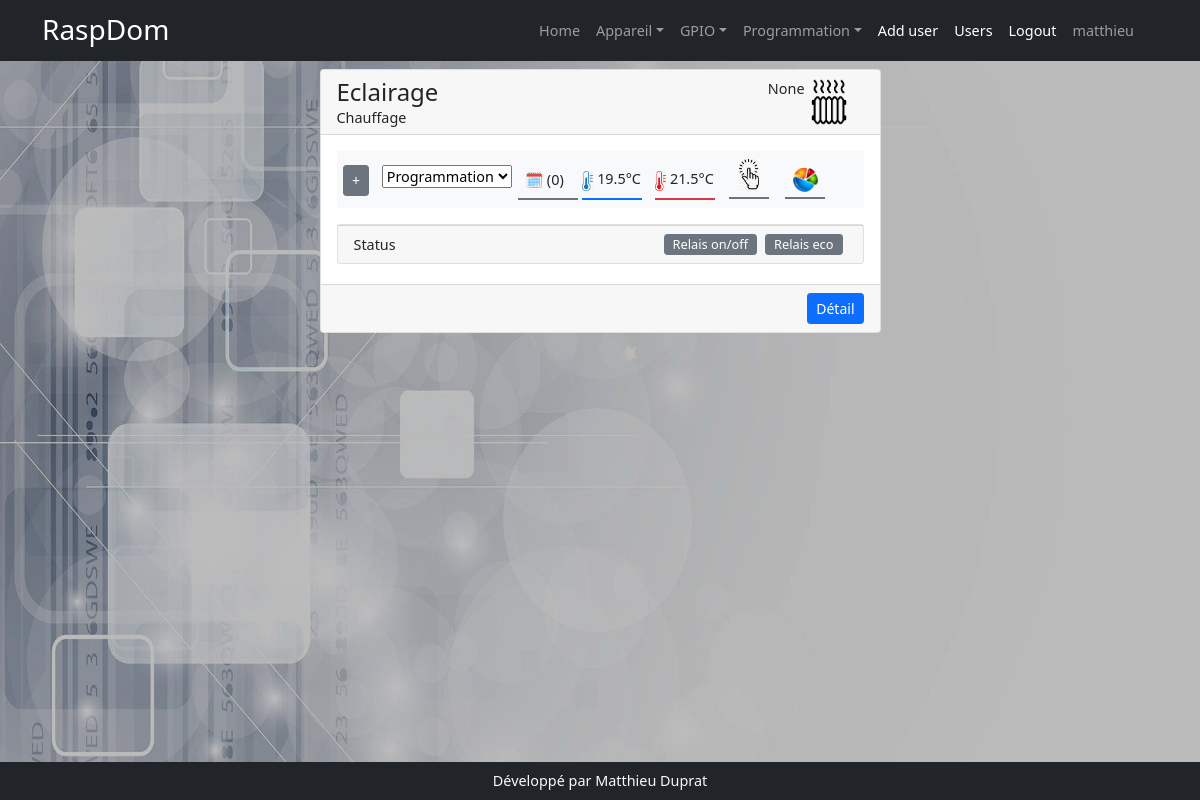
Screenshot of / (signed in) with the database file from the repository.
### models.py (models this page shows, shortened)
class User(UserMixin, db.Model):
    id = db.Column(db.Integer(), primary_key=True)
    username = db.Column(db.String(200))
    first_name = db.Column(db.String(200))
    last_name = db.Column(db.String(200))
    email = db.Column(db.String(200))
    password = db.Column(db.String(200))

class Appareil(db.Model):
    id = db.Column(db.Integer, primary_key=True)
    nom = db.Column(db.String(200))
    description = db.Column(db.String(200))
    categorieappareil = db.Column(db.String(200), nullable=True)
    sortie = db.Column(db.String(200), nullable=True)
    image = db.Column(db.String(200), nullable=True)
    gpios = db.relationship('Gpio', backref='appareil', lazy=True)
    order_gpio = db.Column(db.String(200))
    nbre_gpio = db.Column(db.Integer)
    programmations = db.relationship('Programmation', backref='appareil_programmation', lazy=True)
    mode_de_marche = db.relationship('ModeDeMarche',  uselist=False,  backref='appareil_mode_de_marche', lazy=True)
    auto = db.relationship('Auto', uselist=False, backref='appareil_auto', lazy=True)
    sonde_id = db.Column(db.Integer, db.ForeignKey('sonde.id'))
    sonde = db.relationship('Sonde', uselist=False, backref='appareil_sonde', lazy=True)
    manuel = db.relationship('Manuel', uselist=False, backref='appareil_ordre', lazy=True)
    label = db.Column(db.String(250))
    sonde_actived = db.Column(db.Boolean,default=False, nullable=False)
    mf = db.relationship('Mf',  cascade="delete",uselist=False, backref='app_mf', lazy=True)

class Gpio(db.Model):
    id = db.Column(db.Integer, primary_key=True)
    nom = db.Column(db.String(200))
    mode = db.Column(db.String(10))
    valeur = db.Column(db.String(10))
    info = db.Column(db.String(200))
    appareil_id = db.Column(db.Integer, db.ForeignKey('appareil.id'), nullable=True, default='')

### app.py (the view)
@app.route('/')
@login_required
def index():
    appareils = Appareil.query.all()
    labels = dict()
    instances = list()
    for appareil in appareils:
        instances.append({'modelAppareil':appareil,'instanceAppareil':(globals()[appareil.categorieappareil])})
    gpios = Gpio.query.order_by('appareil_id').all()
    programmations = Programmation.query.order_by('appareil').all()
    return render_template('index.html', appareils=appareils, gpios=gpios, programmations=programmations, instances=instances)

### app.py (called while the page is built)
@login_manager.user_loader
def user_load(user_id):
    return User.query.get(user_id)

### templates/index.html (shortened to what this page needs)
{% extends 'base.html' %}
{% block style %}
    <link href="{{ url_for('static', filename='css/media_query.css') }}" rel="stylesheet" />
{% endblock %}
{% block content %}
<div class="row row-cols-1 row-cols-md-2 rows-cols-lg-3 pb-2 g-4 mx-auto">
    {% for instance in instances %}
      <div class="col mx-auto" style="max-width:585px">
        <div class="card ">
            <div class="card-header d-flex justify-content-between" style="height:65px">
                <div class="">
                    <h2 class="m-0">{{instance.modelAppareil.nom}}</h2>
                    <span>{{instance.instanceAppareil.label.__doc__}}</span>
                </div>
                <div class="d-flex">
                    <div id="md-mdmr{{instance.modelAppareil.id}}">{{instance.modelAppareil.sortie}}</div>
                    {% if instance.modelAppareil.categorieappareil=='Eclairage' %}
                    <span style="width:47px">
                        <img src="{{url_for('static',filename='assets/ampoule.png')}}"  height="100%">
                    </span>
                    {% elif instance.modelAppareil.categorieappareil=='ChauffageR' %}
                     <span style="width:47px; margin-right:0.75rem">
                        <img src="{{url_for('static',filename='assets/radiator.png')}}"  height="100%">
                    </span>
                    {% elif instance.modelAppareil.categorieappareil=='ChauffeEau' %}
                    <span style="width:47px; margin-right:0.75rem">
                        <img src="{{url_for('static',filename='assets/ce.png')}}"  height="100%">
                    </span>
                    {% else %}
                    <span style="width:47px; margin-right:0.75rem">
                      {{instance.modelAppareil.categorieappareil}}
                    </span>
                    {% endif %}
                </div>
            </div>
            <div class="card-body ">
                <div class="row d-flex bg-light text-dark justify-content-start py-2 mb-3 mx-auto" >
                    <div class="col-12 col-md-6 d-flex mx-0 px-0" style="width:max-content">
                    <div class="btn btn-sm btn-secondary md-btn-display md-panel" data-target="md-table-{{instance.modelAppareil.id}}" style="height:max-content">+</div>
                    <form class="" action="" method="post" enctype="multipart/form-data">
                        <select name="mdm" id="" class="md-panel"  data-appareil="{{instance.modelAppareil.id}}">
                            {% for data in instance.instanceAppareil.choices_mdm %}
                            <option value="{{data[0]}}" {% if data[0]==instance.modelAppareil.mode_de_marche.mode_de_marche %} selected="" {% endif %}>{{data[1]}}</option>
                            {% endfor %}
                        </select>
                    </form>
                    <div data-bs-toggle="modal" data-bs-target="#exampleModal" data-appareil="{{instance.modelAppareil.id}}"
                         data-span="md-calendar-{{instance.modelAppareil.id}}"
                         class=" {% if instance.modelAppareil.mode_de_marche.mode_de_marche!='prog' %} d-none {%endif %} border-bottom border-secondary border-2"
                         style="cursor:pointer;height:max-content; margin-top:3px; padding:7px 7px; width:60px" >🗓 ({{instance.modelAppareil.programmations|length}})</div>
                    </div>
                    <div class="col-12 col-md-6 d-flex mx-0 px-0" style="width:max-content">
                    {% if instance.modelAppareil.sonde %}
                        {% if instance.modelAppareil.sonde_actived == True %}
                            {% set toto = 'z-index:8' %}
                            {% else %}
                            {% set toto = 'z-index:-4' %}
                        {%endif%}
                    <div class=" d-flex flex-row  px-0" style={{toto}} data-md-card-appareil="{{instance.modelAppareil.id}}">
                        <div style="cursor: pointer;text-align:left" class=" ms-1 md-panel border-bottom border-primary border-2 ">
                            <div data-target-cursor="md-cursoreco-{{instance.modelAppareil.id}}" class="md-setting"
                                 style="width:60px;margin-top: 3px;padding-bottom: 7px;">
                                <img height="20px" src="{{url_for('static',filename='assets/froid.jpg')}}"}} alt="">
                                <span data-target-cursor="md-cursoreco-{{instance.modelAppareil.id}}" class="" type="text" name=""
                                      id="eco-{{instance.modelAppareil.id}}"
                                      style="cursor: pointer;width:33px; border:none" ></span>°C
                            </div>
                        </div>
                        <div style="cursor: pointer;text-align:left; width:60px;" class=" md-panel border-bottom border-danger border-2">
                            <div data-target-cursor="md-cursorconfort-{{instance.modelAppareil.id}}"  class="md-setting"
                            style="margin-top: 3px;padding-bottom: 7px;"><img height="20px" src="{{url_for('static',filename='assets/chaud.jpg')}}"}} alt="">
                                <span data-target-cursor="md-cursorconfort-{{instance.modelAppareil.id}}" class="" type="text" name=""
                                      id="confort-{{instance.modelAppareil.id}}"
                                      style="cursor: pointer;width:33px; border:none" ></span>°C
                            </div>
                        </div>
                    </div>
                    {% endif %}
                            <div style="width:40px; height:40px" class=" text-center mx-2 border-bottom border-2 border-secondary">
                        <img data-marcheforce="{{instance.modelAppareil.id}}"  data-bs-toggle="modal" data-bs-target="#exampleModal"  style=" cursor:pointer" title="Marche Forcée"  src="{{url_for('static',filename='assets/mf.jpg')}}" height="31px">
                    </div>
                    <div class="mx-2 border-bottom border-2 border-secondary text-center" style="width:40px; height:40px">
                        <img style="padding-bottom: 5px;margin-top: 9px;" data-targethistogramme="{{instance.modelAppareil.id}}" src="{{url_for('static',filename='assets/histogramme.png')}}" width="25px">
                    </div>
                    </div>
                </div>
                <div class="md-status mt-2" >
                    <div class="card px-0"  >
                        <div class="card-footer d-flex ">Status
                            <div class="d-flex justify-content-end w-100 ">
                                {% for gpio in instance.modelAppareil.gpios %}
                                    <div style="font-size:0.8rem " class="btn btn-sm btn-secondary mx-1 py-0" data-gpio="{{gpio.valeur}}">{{gpio.info}}</div>
                                {% endfor %}
                            </div>
                        </div>
                    </div>
                </div>
            </div>
            <div style="font-size:10px" class="card-footer text-end mt-1 d-flex justify-content-end" >
                <div class="w-25" >
                    <a href="{{url_for('edit_appareil', appareil_id=instance.modelAppareil.id)}}" class="btn btn-sm btn-primary " target="_blanck">Détail</a>
                </div>
            </div>
        </div>
      </div>
    {% endfor %}
</div>
{% endblock %}

### templates/base.html (shortened to what this page needs)
<!DOCTYPE html>
<html lang="fr">
    <head>
        <link href="{{ url_for('static', filename='css/styles.css') }}" rel="stylesheet" />
        {% block style %}
        {% endblock %}
    </head>
    <body>
    <img id="img-bck" src="{{ url_for('static', filename='assets/domo.jpg') }}">
        <nav class="navbar navbar-expand-lg navbar-dark bg-dark">
            <div class="container">
                <a class="navbar-brand" href="{{url_for('index')}}">
          <span class="h3">RaspDom</span></a>
                <div class="collapse navbar-collapse" id="navbarSupportedContent">
                    <ul class="navbar-nav ms-auto mb-2 mb-lg-0">
                        {% if current_user.is_authenticated %}
                         <li class="nav-item" ><a class="nav-link" href="{{ url_for('index')}}">Home</a></li>
                        <li class="nav-item dropdown">
                            <a class="nav-link dropdown-toggle" id="navbarDropdown" href="#" role="button" data-bs-toggle="dropdown" aria-expanded="false">Appareil</a>
                        </li>
                        <li class="nav-item dropdown">
                            <a class="nav-link dropdown-toggle" id="navbarDropdown" href="#" role="button" data-bs-toggle="dropdown" aria-expanded="false">GPIO</a>
                        </li>
                        <li class="nav-item dropdown">
                            <a class="nav-link dropdown-toggle" id="navbarDropdown" href="#" role="button" data-bs-toggle="dropdown" aria-expanded="false">Programmation</a>
                        </li>
                        <li class="nav-item"><a class="nav-link active" aria-current="page" href="{{url_for('user')}}">Add user</a></li>
                        <li class="nav-item"><a class="nav-link active" aria-current="page" href="{{url_for('users')}}">Users</a></li>
                        <li class="nav-item"><a class="nav-link active" aria-current="page" href="{{url_for('logout')}}">Logout</a></li>
                        <li class="nav-item"><a class="nav-link" href="{{url_for('profil')}}">{{current_user.username}}</a></li>
                        {% else %}
                            <li class="nav-item"><a class="nav-link active" aria-current="page" href="{{url_for('login')}}">Login</a></li>
                        {% endif %}
                        <li class="nav-item nav-link active" id="dateMachine"></li>
                    </ul>
                </div>
            </div>
        </nav>
        <div class="container-fluid pt-2" style="max-height:84vh; overflow:auto">
            {% block content %}
            {% endblock %}
        </div>
        <div class="bg-dark text-light text-center py-2" style="position:absolute; width:100%; bottom:0px">
            Développé par Matthieu Duprat
        </div>
    </body>
</html>

### static/css/media_query.css (style rules this page uses)
.md-panel { margin-top:0.4rem; margin-right: 0.4rem; margin-left: 0.4rem; height: min-content; }
[data-targethistogramme] { cursor:pointer; }

### rows the page displays
User: username "matthieu"
Appareil: modelAppareil.nom "Eclairage", instanceAppareil.label.__doc__ "Chauffage", modelAppareil.sortie "None", mdm "Programmation", modelAppareil.programmations|length "0"
Gpio: info "Relais on/off"
Gpio: info "Relais eco"
